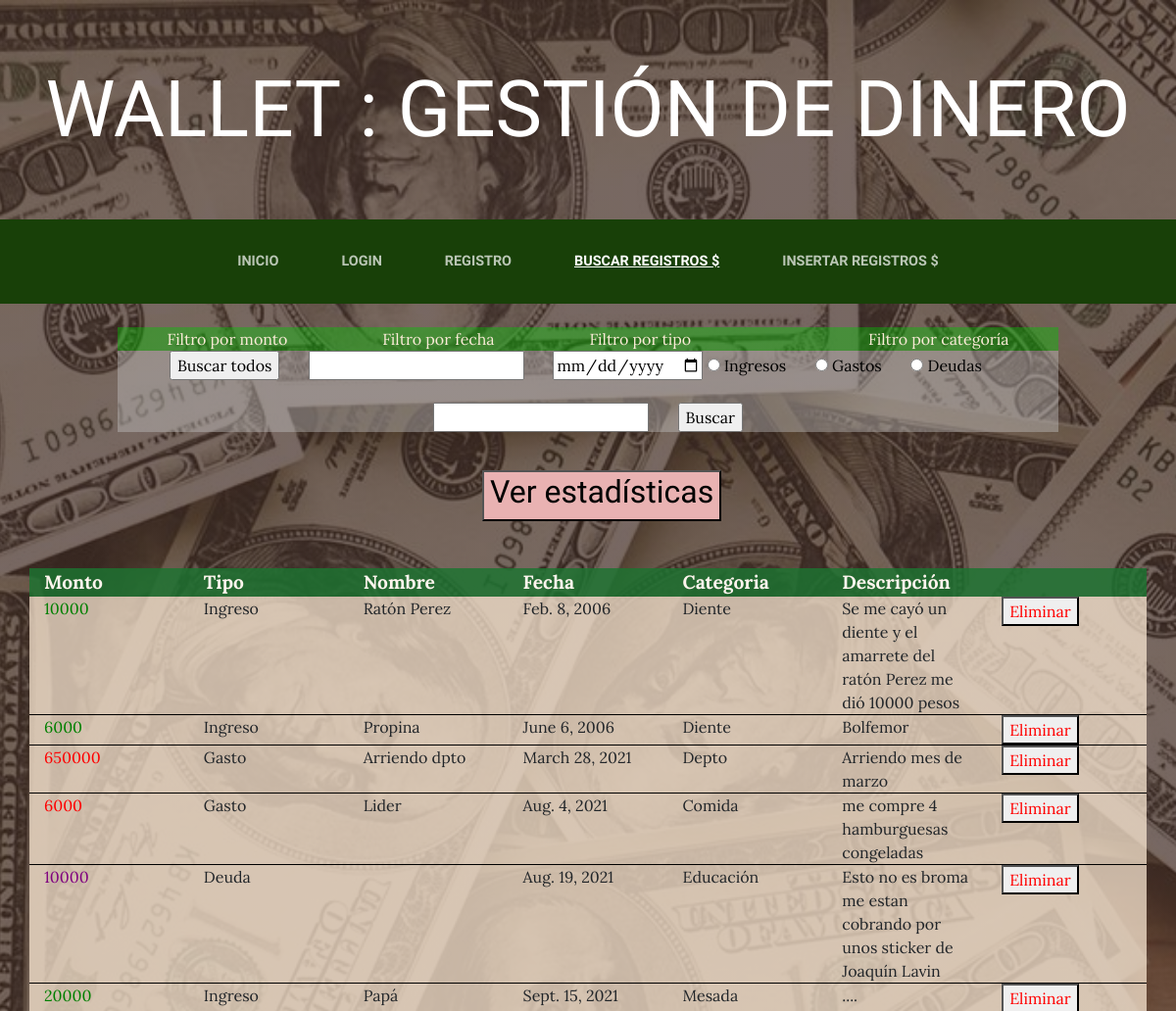
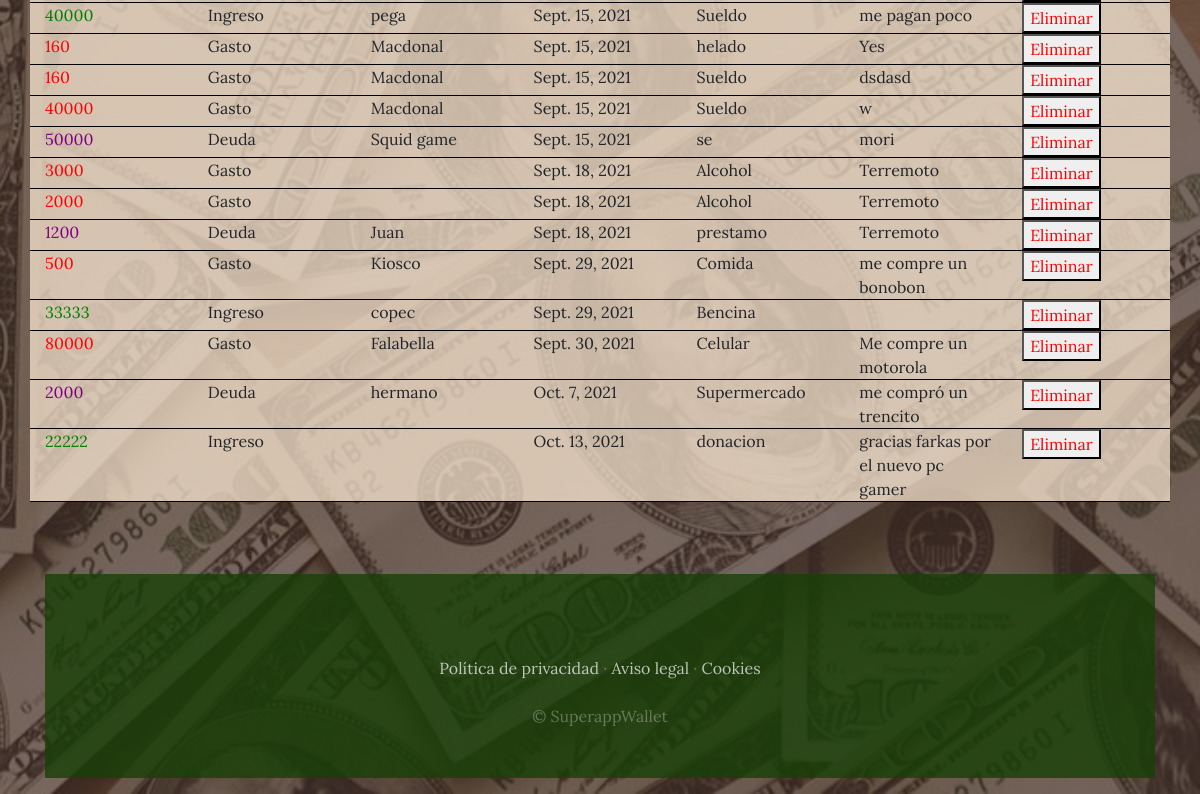
The app's page /busqueda_registros/ with its own data (2 pictures, top to bottom).
### fwallet/models.py (models this page shows)
class RegistroDinero(models.Model):
    owner = models.ForeignKey(User,blank=True,null=True, on_delete=models.CASCADE)
    monto = models.IntegerField()
    tipos_de_gasto = [('Ingreso','Ingreso'), ('Gasto','Gasto'), ('Deuda','Deuda')]
    tipo = models.CharField(max_length=small_size, choices=tipos_de_gasto)
    nombre = models.CharField(max_length = small_size)
    fecha = models.DateField()
    clase = models.CharField(max_length=small_size)
    descripcion = models.CharField(max_length=medium_size)

### fwallet/views.py (the view, shortened to what this page needs)
# urls.py: path('busqueda_registros/', views.filtrar_por, name='Busqueda de registros'),
def filtrar_por(request):
    if request.user.is_authenticated:
        registros = RegistroDinero.objects.filter(owner=request.user)# quering all todos with the object manager
    else:
        registros = RegistroDinero.objects.filter(owner=None)
    input1_name = "reg" #filtro por monto
    input2_name = "reg2" #filtro por fecha
    input3_name = "all_reg" #filtro por monto
    input4_name = "tipo_registro" #filtro por deuda
    input5_name = "reg6"#filtro por gasto
    pagina_resultado = "fwallet/busqueda_registros.html"
    query_filters = [0,0,0,0]
    if request.method == "GET" or request.POST.get(input3_name):
        registros = registros.order_by('fecha')
        dump = organize_for_chart(registros)
        return render(request, pagina_resultado, {"registros":registros, 'chart':dump})

### fwallet/templates/fwallet/busqueda_registros.html (shortened to what this page needs)
{%  extends "fwallet/base.html" %}
{% block content %}
<br>
<form action = "/busqueda_registros/" method ="POST">
    <div class="filtro-labels">
        Filtro por monto
        &nbsp &nbsp &nbsp
        &nbsp &nbsp &nbsp
        &nbsp &nbsp &nbsp
        &nbsp &nbsp
        Filtro por fecha
        &nbsp &nbsp &nbsp
        &nbsp &nbsp &nbsp
        &nbsp &nbsp &nbsp
        &nbsp &nbsp
        Filtro por tipo
        &nbsp &nbsp &nbsp
        &nbsp &nbsp &nbsp
        &nbsp &nbsp &nbsp
        &nbsp &nbsp &nbsp
        &nbsp &nbsp &nbsp
        &nbsp &nbsp &nbsp
        &nbsp &nbsp &nbsp
        Filtro por categoría
    </div>
    <section>
        <div class="filtro-form">
        <input type="submit" value= "Buscar todos" name="all_reg">
    <input type = "text" name="reg">
    <input type = "date" name="reg2">
    <input type="radio" id="Ingresos" name="tipo_registro" value="Ingresos">
    <label for="Ingresos">
        <p style="color : black;" >Ingresos</p>
    </label>
    <input type="radio" value= "Gastos" name="tipo_registro" id="Gastos">
    <label for="Gastos">
        <p style="color : black;" >Gastos</p>
    </label>
    <input type="radio" value= "Deudas" name="tipo_registro" id="Deudas">
    <label for="Deudas">
        <p style="color : black;" >Deudas</p>
    </label>
    <input type = "text" name="reg6">
    <input type="submit" value= "Buscar">
        </div>
    </section>
{% if registros %}
<br>
<button type="button" onclick="showOrHide()" style="color: rgb(0, 0, 0); background-color: rgb(233, 178, 178);display: flex; justify-content: center; position: relative; text-align: center; margin-left: 41%;margin-top: 15px;">
    <h2>Ver estadísticas</h2>
</button>
<br>
<br>
<div class="container">
    <strong><div style="background-color: #1c7431d2;color: seashell;font-size: larger;" class="row">
       <div class="col" > Monto  </div>
       <div class="col"> Tipo </div>
       <div class="col"> Nombre </div>
       <div class="col"> Fecha </div>
       <div class="col"> Categoria </div>
       <div class="col"> Descripción </div>
       <div class="col">  </div>
    </div></strong>
            {% for registro in registros %}
            <div style="background-color: rgba(248, 229, 207, 0.753); border-bottom:1px solid black" class = "row">
                    {% if registro.tipo == "Ingreso"%}
                        <div style = "color: green" class="col">{{registro.monto}} </div>
                        {% elif  registro.tipo == "Gasto" %}
                        <div style = "color: red" class="col">{{registro.monto}} </div>
                        {% else %}
                        <div style = "color: purple" class="col">{{registro.monto}} </div>
                    {% endif %}
                    <div class="col"> {{registro.tipo}} </div>
                    <div class="col"> {{registro.nombre}} </div>
                    <div class="col"> {{registro.fecha}} </div>
                    <div class="col"> {{registro.clase}} </div>
                    <div class="col"> {{registro.descripcion}} </div>
                    <div class="col">
                        <button style="color:red" type="submit" name="delete" value="{{registro.id}}">Eliminar</button>
                    </div>
            </div>
                {% endfor %}
{% else %}
<div class = "mensaje">
<b>No se encontraron registros</b>
</div>
{% endif %}
<br>
<br>
<br>
{% endblock %}

### fwallet/templates/fwallet/base.html (shortened to what this page needs)
<html>
<head>
    {% load static %}
    <link href="{% static 'fwallet/vendor/bootstrap/css/bootstrap.min.css' %}" rel="stylesheet">
    <link href="{% static 'fwallet/css/gestion.css' %}" rel="stylesheet">
    <link rel = "stylesheet" type= "text/css" href = "..\..\static\fwallet\mystyle.css">
</head>
<body>
    <h1 class="site-heading text-center text-white d-none d-lg-block">
        <span class="site-heading-lower">Wallet : Gestión de Dinero</span>
      </h1>
 <nav  class="navbar navbar-expand-lg navbar-dark py-lg-4" id="mainNav">
    <div class="container">
      <div class="collapse navbar-collapse" id="navbarResponsive">
        <ul class="navbar-nav mx-auto">
          <li class="nav-item {% if request.path == '/' %}active{% endif %} px-lg-4">
            <a class="nav-link text-uppercase text-expanded" href="{% url 'inicio' %}">Inicio</a>
          </li>
        {% if user.is_authenticated %}
            <li class="nav-item {% if request.path == 'logout' %}active{% endif %} px-lg-4">
        <a class="nav-link text-uppercase text-expanded" href="{% url 'logout' %}">Cerrar sesión </a>
            </li>
        {% else %}
          <li class="nav-item {% if request.path == '/login/' %}active{% endif %} px-lg-4">
            <a class="nav-link text-uppercase text-expanded" href="{% url 'login' %}">Login</a>
          </li>
          <li class="nav-item {% if request.path == '/register/' %}active{% endif %} px-lg-4">
            <a class="nav-link text-uppercase text-expanded" href="{% url 'register_user' %}">Registro</a>
          </li>
        {% endif %}
          <li class="nav-item {% if request.path == '/busqueda_registros/' %}active{% endif %} px-lg-4">
            <a class="nav-link text-uppercase text-expanded" href="{% url 'Busqueda de registros' %}">Buscar registros $</a>
          </li>
          <li class="nav-item {% if request.path == '/insertar_registro/' %}active{% endif %} px-lg-4">
            <a class="nav-link text-uppercase text-expanded" href="{% url 'ins_registro' %}">Insertar registros $</a>
          </li>
        </ul>
      </div>
    </div>
  </nav>
    {% block content %}
    {% endblock %}
    <footer class="footer text-faded text-center py-5">
      <div class="container">
        <p class="m-0 mbt">
        	<a href="sample.html" class="link">Política de privacidad</a> ·
        	<a href="sample.html" class="link">Aviso legal</a> ·
        	<a href="sample.html" class="link">Cookies</a>
		</p>
        <p class="m-0 mbt1">&copy; SuperappWallet</p>
      </div>
	</footer>
</body>
</html>

### fwallet/static/fwallet/css/gestion.css (style rules this page uses)
body { font-family: 'Lora'; background: linear-gradient(rgba(47, 23, 15, 0.65), rgba(47, 23, 15, 0.65)), url("../img/bg2.jpg"); background-attachment: fixed; background-position: center; background-size: cover; }
h1, h2, h3, h4, h5, h6 { font-family: 'Raleway'; }
p { line-height: 1.75; }
.text-faded { color: rgba(255, 255, 255, 0.3); }
.site-heading { margin-top: 5rem; margin-bottom: 5rem; text-transform: uppercase; line-height: 1; font-family: 'Raleway'; }
.site-heading .site-heading-lower { font-size: 5rem; font-weight: 100; line-height: 4rem; }
#mainNav { background-color: rgba(24, 64, 8); font-family: 'Raleway'; }
#mainNav .navbar-nav .nav-item .nav-link { color: rgba(255, 255, 255, 0.7); font-weight: 800; }
#mainNav .navbar-nav .nav-item.active .nav-link { color: #ffffff; text-decoration: underline; }
@media (min-width: 992px) { #mainNav .navbar-nav .nav-item .nav-link { font-size: 0.9rem; } }
.footer { background-color: rgba(24, 64, 8, 0.8); }
.mbt { padding-top: 2rem; }
.mbt1 { padding-top: 1.25rem; }
a.link { color: rgba(255, 255, 255, 0.7); }
.filtro-labels { width: 80%; background-color: rgba(0,200,0,0.4); margin: auto; text-align: center; color: antiquewhite; }
.filtro-form { width: 80%; background-color: rgba(200,200,200,0.4); margin: auto; text-align: center; }

### records on screen
RegistroDinero: monto "10000", tipo "Ingreso", nombre "Ratón Perez", fecha "Feb. 8, 2006", clase "Diente", descripcion "Se me cayó un diente y el amarrete del ratón Perez me dió 10000 pesos", {{ registro.id }} 8 (drawn)
RegistroDinero: monto "6000", tipo "Ingreso", nombre "Propina", fecha "June 6, 2006", clase "Diente", descripcion "Bolfemor", {{ registro.id }} 17 (drawn)
RegistroDinero: monto "650000", tipo "Gasto", nombre "Arriendo dpto", fecha "March 28, 2021", clase "Depto", descripcion "Arriendo mes de marzo", {{ registro.id }} 74 (drawn)
RegistroDinero: monto "6000", tipo "Gasto", nombre "Lider", fecha "Aug. 4, 2021", clase "Comida", descripcion "me compre 4 hamburguesas congeladas", {{ registro.id }} 19 (drawn)
RegistroDinero: monto "10000", tipo "Deuda", fecha "Aug. 19, 2021", clase "Educación", descripcion "Esto no es broma me estan cobrando por unos sticker de Joaquín Lavin", {{ registro.id }} 7 (drawn)
RegistroDinero: monto "20000", tipo "Ingreso", nombre "Papá", fecha "Sept. 15, 2021", clase "Mesada", descripcion "....", {{ registro.id }} 11 (drawn)
RegistroDinero: monto "40000", tipo "Ingreso", nombre "pega", fecha "Sept. 15, 2021", clase "Sueldo", descripcion "me pagan poco", {{ registro.id }} 44 (drawn)
RegistroDinero: monto "160", tipo "Gasto", nombre "Macdonal", fecha "Sept. 15, 2021", clase "helado", descripcion "Yes", {{ registro.id }} 45 (drawn)
RegistroDinero: monto "160", tipo "Gasto", nombre "Macdonal", fecha "Sept. 15, 2021", clase "Sueldo", descripcion "dsdasd", {{ registro.id }} 46 (drawn)
RegistroDinero: monto "40000", tipo "Gasto", nombre "Macdonal", fecha "Sept. 15, 2021", clase "Sueldo", descripcion "w", {{ registro.id }} 47 (drawn)
RegistroDinero: monto "50000", tipo "Deuda", nombre "Squid game", fecha "Sept. 15, 2021", clase "se", descripcion "mori", {{ registro.id }} 48 (drawn)
RegistroDinero: monto "3000", tipo "Gasto", fecha "Sept. 18, 2021", clase "Alcohol", descripcion "Terremoto", {{ registro.id }} 4 (drawn)
RegistroDinero: monto "2000", tipo "Gasto", fecha "Sept. 18, 2021", clase "Alcohol", descripcion "Terremoto", {{ registro.id }} 5 (drawn)
RegistroDinero: monto "1200", tipo "Deuda", nombre "Juan", fecha "Sept. 18, 2021", clase "prestamo", descripcion "Terremoto", {{ registro.id }} 18 (drawn)
RegistroDinero: monto "500", tipo "Gasto", nombre "Kiosco", fecha "Sept. 29, 2021", clase "Comida", descripcion "me compre un bonobon", {{ registro.id }} 14 (drawn)
RegistroDinero: monto "33333", tipo "Ingreso", nombre "copec", fecha "Sept. 29, 2021", clase "Bencina", {{ registro.id }} 16 (drawn)
RegistroDinero: monto "80000", tipo "Gasto", nombre "Falabella", fecha "Sept. 30, 2021", clase "Celular", descripcion "Me compre un motorola", {{ registro.id }} 10 (drawn)
RegistroDinero: monto "2000", tipo "Deuda", nombre "hermano", fecha "Oct. 7, 2021", clase "Supermercado", descripcion "me compró un trencito", {{ registro.id }} 9 (drawn)
RegistroDinero: monto "22222", tipo "Ingreso", fecha "Oct. 13, 2021", clase "donacion", descripcion "gracias farkas por el nuevo pc gamer", {{ registro.id }} 6 (drawn)
